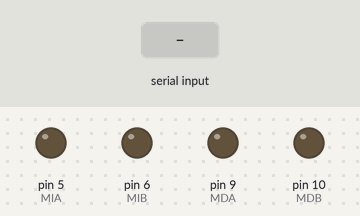
A sketch run on a simulated Arduino Uno, built with avr-gcc and run on an emulated ATmega328P. Parts: output pins drawn as LEDs (lit = HIGH). Inputs (shaded band) come from the test bench.

Above: at 1.2 s.
1.3 s: "w" received over the second serial link
At 1.8 s:
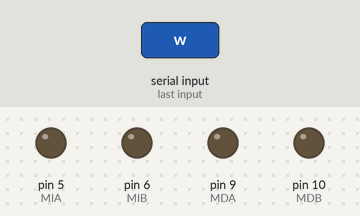
2.9 s: "s" received over the second serial link
At 4.2 s:
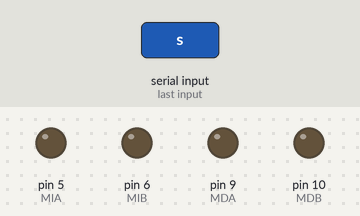
4.5 s: "a" received over the second serial link
At 5.5 s:
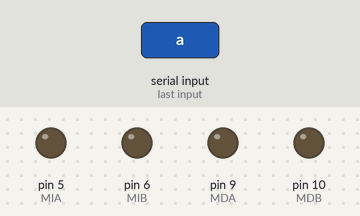
6.1 s: "d" received over the second serial link
At 6.7 s:
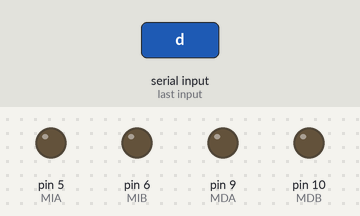
Timing chart, 0 to 8.7 s (numbered marks = the images above; inputs shaded):
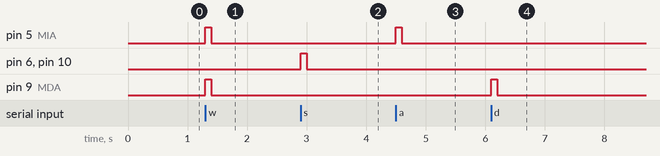

Measured:
- after the input at 1.3 s, pin 5 (MIA), pin 9 (MDA): LOW → HIGH at once, → LOW 0.10 s later
- after the input at 2.9 s, pin 6 (MIB), pin 10 (MDB): LOW → HIGH at once, → LOW 0.10 s later
- after the input at 4.5 s, pin 5 (MIA): LOW → HIGH at once, → LOW 0.10 s later
- after the input at 6.1 s, pin 9 (MDA): LOW → HIGH at once, → LOW 0.10 s later

The sketch:

controlBT.ino
```cpp
//Incluimos la librería SoftwareSerial
#include<SoftwareSerial.h>
//Definimos el pinout
 const byte rxPin = 12;
 const byte txPin = 13;
#define MIA 5
#define MIB 6
#define MDA 9
#define MDB 10
//Declaramos una variable de tipo char
char valor;
//Declaramos un puerto serie emulado al que llamaremos miSerial en los pines especificados
SoftwareSerial miSerial(rxPin, txPin);
void setup() {
  // La velocidad del puerto serie debe ser acorde a la del módulo BT
miSerial.begin(19200);
pinMode(MIA,OUTPUT);
pinMode(MIB,OUTPUT);
pinMode(MDA,OUTPUT);
pinMode(MDB,OUTPUT);
}

void loop() {
//Comprobamos si se ha recibido información nueva
if (miSerial.available()>0){

    valor=miSerial.read();

  //  Serial.println(valor);
    if (valor=='w'){
      adelante();
      delay(100);
      alto();
    }
    if (valor=='s'){
      atras();
            delay(100);
      alto();
    }
    if (valor=='a'){
      derecha();
            delay(100);
      alto();
    }
    if (valor=='d'){
      izquierda();
            delay(100);
      alto();
    }
        if (valor=='p'){
      alto();
    }
  }

}

void alto(){
  digitalWrite(MIA,LOW);
  digitalWrite(MIB,LOW);
  digitalWrite(MDA,LOW);
  digitalWrite(MDB,LOW);


}
void adelante(){
  digitalWrite(MIA,HIGH);
  digitalWrite(MIB,LOW);
  digitalWrite(MDA,HIGH);
  digitalWrite(MDB,LOW);

}

void izquierda(){
  digitalWrite(MIA,LOW);
  digitalWrite(MIB,LOW);
  digitalWrite(MDA,HIGH);
  digitalWrite(MDB,LOW);
}

void derecha(){
  digitalWrite(MIA,HIGH);
  digitalWrite(MIB,LOW);
  digitalWrite(MDA,LOW);
  digitalWrite(MDB,LOW);
}

void atras(){
  digitalWrite(MIB,HIGH);
  digitalWrite(MIA,LOW);
  digitalWrite(MDB,HIGH);
  digitalWrite(MDA,LOW);
}
```
